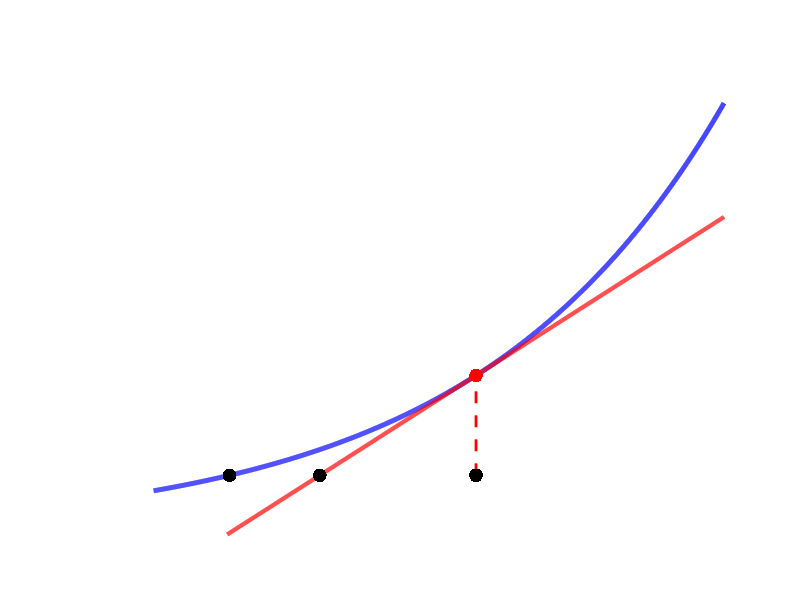

MATLAB code to generate this figure: (Note: this script raises an error after producing the figure.)
%% An illustration of Newton's method in 1D
%
%%
figure('Color',[1,1,1]);
hold on;

xmin = 7.5; xmax = 10;
ymin = -1;  ymax = 2.5e4;
domain = xmin+0.2:0.001:xmax;

e = exp(1);
f = @(x) e.^(x);
t = @(x) e^9*x-8*e^9;

plot(domain,f(domain),'-b','LineWidth',3.5);
plot(domain,t(domain),'-r','LineWidth',3);
plot([9,9],[3000,f(9)],'--r','LineWidth',2);

plot(9,f(9),'.r','MarkerSize',30);
plot(log(3000),3000,'.k','MarkerSize',30);
plot(8.3702,3000,'.k','MarkerSize',30);
plot(9,3000,'.k','MarkerSize',30);

axis off;
axis([xmin,xmax,ymin,ymax]);

annotation(gcf,'arrow',rel2absX([xmin,xmax]),rel2absY([3000,3000]),...
    'HeadStyle','plain',...
    'LineWidth',3);

annotation(gcf,'arrow',rel2absX([xmin+0.2,xmin+0.2]),...
                       rel2absY([ymin,ymax]), 'HeadStyle', 'plain',...
                       'LineWidth',3);

%x
annotation(gcf,'textbox',[0.28 0.13 0.04981 0.07317],'String',{'x'},...
    'FontSize',16,...
    'FitBoxToText','off',...
    'LineStyle','none');

%x_n-1
annotation(gcf,'textbox',[0.39 0.13 0.04981 0.07317],...
    'String',{'x_{n-1}'},...
    'FontSize',16,...
    'FitBoxToText','off',...
    'LineStyle','none');

%x_n
annotation(gcf,'textbox',[0.59 0.13 0.04981 0.07317],...
    'String',{'x_n'},...
    'FontSize',16,...
    'FitBoxToText','off',...
    'LineStyle','none');

set(gca,'FontSize',16);
legend('y = f(x)','tangent line','Location','North');
